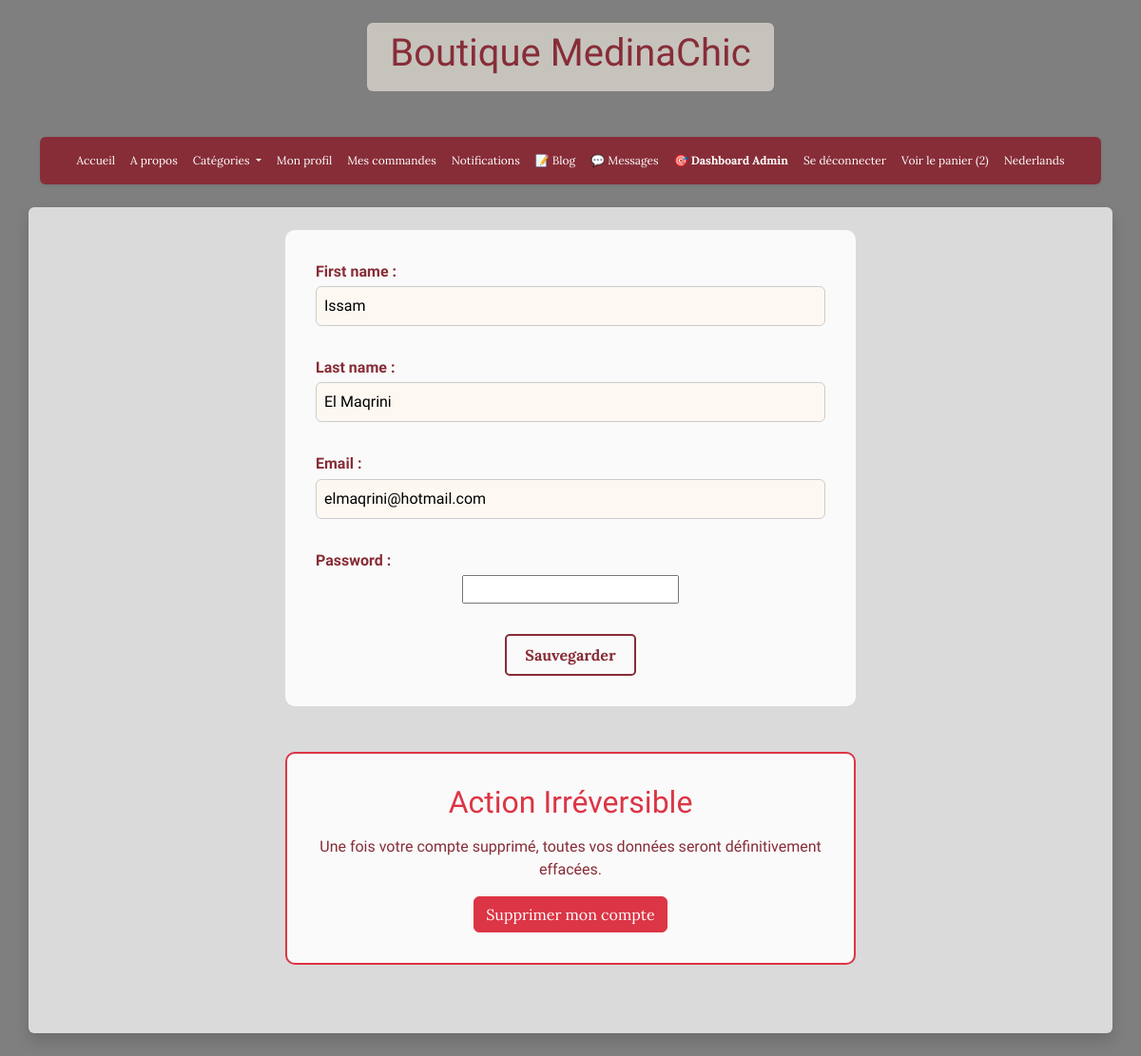
The page /accounts/profile/ (signed in) on the database its author committed.
### accounts/models.py (models this page shows, shortened)
class Shopper(AbstractUser):
    username = None
    email = models.EmailField(max_length=254, unique=True)
    stripe_id = models.CharField(max_length=90, blank=True)
    USERNAME_FIELD = 'email'
    REQUIRED_FIELDS = []
    objects = CustomUserManager()

### accounts/views.py (the view, shortened to what this page needs)
# urls.py: path('profile/', profile, name="profile"),
@login_required
def profile(request):
    form = UserForm(initial=model_to_dict(request.user, exclude="password"))
    addresses = request.user.addresses.all()
    return render(request, 'accounts/profile.html', context={'form': form,
                                                             "addresses": addresses})

### accounts/forms.py
class UserForm(forms.ModelForm):
    password = forms.CharField(widget=forms.PasswordInput())
    class Meta:
        model = Shopper
        fields = ['first_name', 'last_name', 'email', 'password']

### store/context_processors.py (called while the page is built)
def cart_processor(request):
    cart_data = {
        'has_cart': False,
        'cart_count': 0
    }
    if request.user.is_authenticated:
        try:
            cart = Cart.objects.filter(user=request.user, ordered=False).first()
            if cart:
                cart_data['has_cart'] = True
                cart_data['cart_count'] = cart.orders.count()
        except:
            pass
    return cart_data

def notifications_processor(request):
    notifications_data = {
        'unread_notifications_count': 0
    }
    if request.user.is_authenticated:
        try:
            notifications_data['unread_notifications_count'] = Notification.objects.filter(
                user=request.user,
                is_read=False
            ).count()
        except:
            pass
    return notifications_data

### accounts/templates/accounts/profile.html (shortened to what this page needs)
{% extends 'base.html' %}
{% block content %}
    <div class="form-section text-center">
        <form method="POST">
            {{ form.as_p }}
            <button type="submit" class="styled-btn mt-3">Sauvegarder</button>
        </form>
    </div>
    <div class="form-section text-center mt-5" style="border: 2px solid #dc3545;">
        <h2 class="text-danger mb-3">Action Irréversible</h2>
        <p style="color: #872D37;">Une fois votre compte supprimé, toutes vos données seront définitivement effacées.</p>
        <button type="button" class="btn btn-danger" data-bs-toggle="modal" data-bs-target="#deleteAccountModal">
            Supprimer mon compte
        </button>
    </div>
{% endblock %}

### accounts/templates/accounts/profile.html (style rules this page uses)
h1, h2 { color: #872D37; font-family: 'Yeseva One', serif; }
.form-section { background-color: rgba(255, 255, 255, 0.85); padding: 2rem; border-radius: 10px; max-width: 600px; margin: auto auto 3rem auto; }
form label { font-weight: bold; color: #872D37; display: block; margin-bottom: 0.2rem; text-align: left; }
form input[type="text"], form input[type="email"], form input[type="number"], form select, form textarea { width: 100%; padding: 0.5rem; margin-bottom: 1rem; border: 1px solid #ccc; border-radius: 6px; background-color: #fdf8f2; font-size: 1rem; }
.styled-btn { border: 2px solid #872D37; color: #872D37; padding: 0.5rem 1.2rem; text-decoration: none; border-radius: 5px; transition: all 0.3s ease; background-color: transparent; font-weight: bold; }

### rows shown on the page
Shopper: first_name "Issam", last_name "El Maqrini", email "elmaqrini@hotmail.com"

### other values the page prints
{{ cart_count }} "2"
